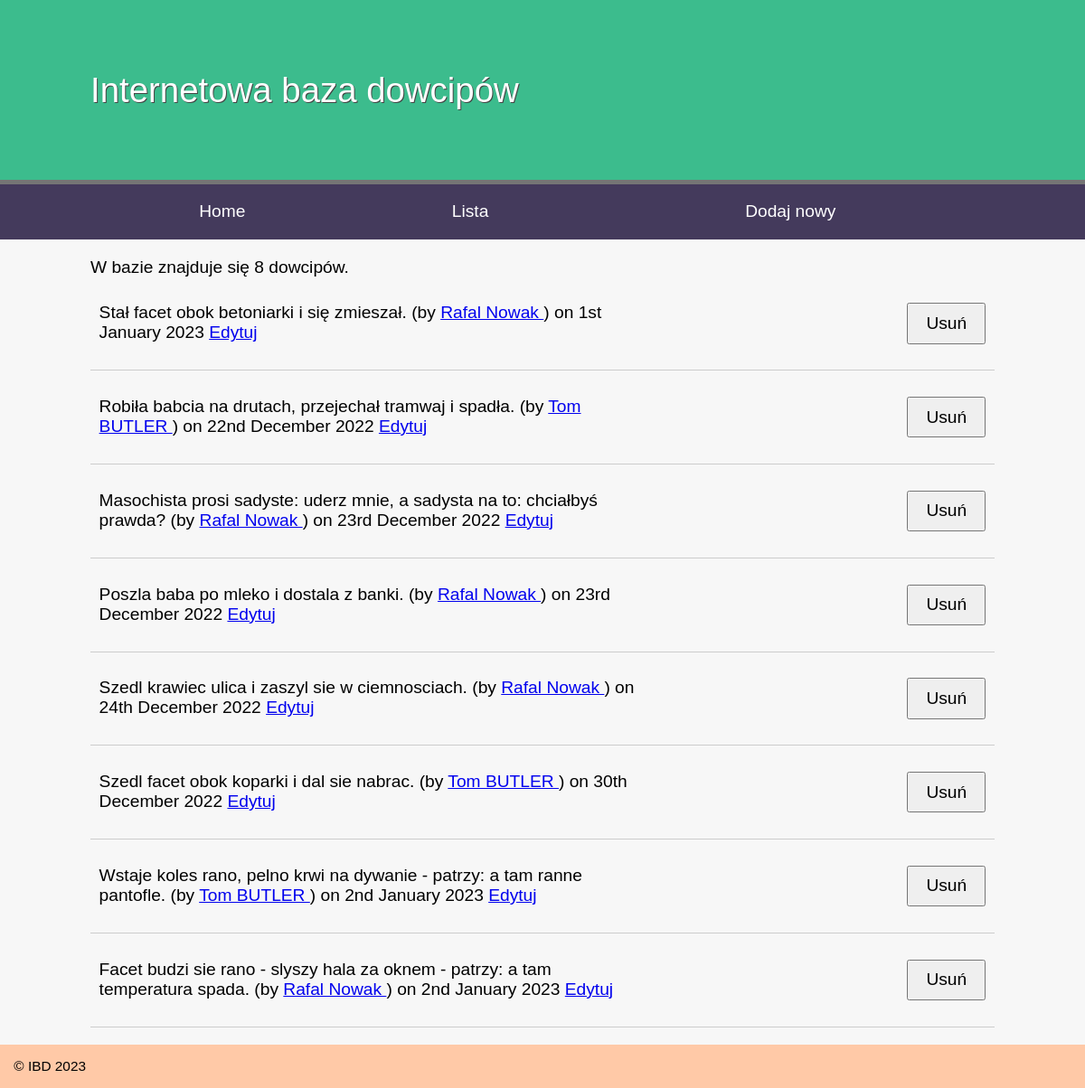
/default/public/jokes.php, run on the app's committed database.
### tables this page shows
CREATE TABLE `joke` (
  `id` int(11) NOT NULL AUTO_INCREMENT,
  `joketext` text DEFAULT NULL,
  `jokedate` date DEFAULT NULL,
  `authorid` int(11) DEFAULT NULL,
  PRIMARY KEY (`id`)
);

### default/public/jokes.php (called while the page is built, shortened)
<?php
try {
    include __DIR__.'/../includes/DatabaseConnection.php';
    include __DIR__.'/../includes/DatabaseFunctions.php';
    $results = findAll($pdo, 'joke');
    $jokes = [];
    foreach($results as $joke) {
        $author = find($pdo, 'author', 'id', $joke['authorid'])[0];
        $jokes[] = [
            'id' => $joke['id'],
            'joketext' => $joke['joketext'],
            'jokedate' => $joke['jokedate'],
            'name' => $author['name'],
            'email' => $author['email']
        ];
    }
    $totalJokes = total($pdo, 'joke');
    include __DIR__.'/../templates/jokes.html.php';
    $output = ob_get_clean();
} catch (PDOException $e) {
    $title = 'Wystąpił błąd';
    $output = 'Błąd bazy danych'.$e->getMessage().' w pliku: '.$e->getFile().' w linii: '.$e->getLine();
}
include __DIR__.'/../templates/layout.html.php';

### default/includes/DatabaseFunctions.php (called while the page is built, shortened)
<?php
function findAll($pdo, $table)
{
    $stsm = $pdo->prepare('SELECT * FROM `'.$table.'`');
    $stsm->execute();
    return $stsm->fetchAll();
}
function find($pdo, $table, $field, $value)
{
    $query = 'SELECT * FROM `'.$table.'` WHERE `'.$field.'` = :value';
    $values = [
        'value' => $value
    ];
    $stsm = $pdo->prepare($query);
    $stsm->execute($values);
    return $stsm->fetchAll();
}
function total($pdo, $table)
{
    $stsm = $pdo->prepare('SELECT COUNT(*) FROM `'.$table.'`');
    $stsm->execute();
    $row = $stsm->fetch();
    return $row[0];
}

### default/templates/jokes.html.php (the view, shortened to what this page needs)
<p>W bazie znajduje się <?=$totalJokes?> dowcipów.</p>
<?php foreach($jokes as $joke): ?>
    <blockquote>
        <p>
        <?=htmlspecialchars($joke['joketext'], ENT_QUOTES, 'UTF-8')?>
        (by <a href="mailto:<?=htmlspecialchars($joke['email'], ENT_QUOTES, 'UTF-8')?>">
            <?=htmlspecialchars($joke['name'], ENT_QUOTES, 'UTF-8')?>
        </a>) on
        <?php
            $date = new DateTime($joke['jokedate']);
            echo $date->format('jS F Y');
        ?>
        <a href="editjoke.php?id=<?=$joke['id']?>">Edytuj</a>
        <form action="deletejoke.php" method="POST">
            <input type="submit" value="Usuń" />
        </form>
        </p>
    </blockquote>
<?php endforeach; ?>

### default/templates/layout.html.php (shortened to what this page needs)
<!DOCTYPE html>
<html lang="en">
<head>
    <link rel="stylesheet" href="style.css">
</head>
<body>
    <header>
        <h1>Internetowa baza dowcipów</h1>
    </header>
    <nav>
        <ul>
            <li><a href="index.php">Home</a></li>
            <li><a href="jokes.php">Lista</a></li>
            <li><a href="editjoke.php">Dodaj nowy</a></li>
        </ul>
    </nav>
    <main>
        <?=$output?>
    </main>
    <footer>
        &copy; IBD 2023
    </footer>
</body>
</html>

### default/public/style.css (style rules this page uses)
* { margin: 0; padding: 0; }
body { font-family: Arial, Helvetica, Sans-serif; }
header { display: block; background-color: #3cbc8d; padding: 20px; border-bottom: 5px solid #757575; }
h1 { font-weight: normal; padding: 1.5em; color: white; text-shadow: 1px 1px 0px #444; width: 1000px; margin: auto; }
nav { background-color: #443A5C; }
nav a { color: white; text-decoration: none; }
nav ul { display: table; width: 1000px; margin: auto; }
nav li { display: table-cell; text-align: center; padding: 1em; }
main { overflow: auto; min-height: 30vh; background-color: #f7f7f7; width: 1000px; margin: auto; box-shadow: -1000px 0 0 #f7f7f7, 1000px 0 0 #f7f7f7; padding-top: 20px; }
footer { padding: 1em; background-color: #FFC9A7 ; font-size: 0.8em; }
p { margin-bottom: 1em; }
body { font-size: 1.2em; font-family: arial, helvetica, sans-serif }
input, label, select, textarea { float: left; width: 15em; margin-bottom: 1em; padding: 0.5em; }
input[type="submit"] { margin-left: 15em; width: auto; padding: 0.5em 1em; clear: both; font-size: 1em; }
form { overflow: auto; clear: both; display: block; }
blockquote { display: table; margin-bottom: 1em; border-bottom: 1px solid #ccc; padding: 0.5em; }
blockquote p { display: table-cell; width: 90%; vertical-align: top; }
blockquote form { display: table-cell; width: 10%; }

### data on the page
joke: joketext "Masochista prosi sadyste: uderz mnie, a sadysta na to: chciałbyś prawda?", name "Rafal Nowak", jokedate "23rd December 2022"
joke: joketext "Poszla baba po mleko i dostala z banki.", name "Rafal Nowak", jokedate "23rd December 2022"
joke: joketext "Szedl krawiec ulica i zaszyl sie w ciemnosciach.", name "Rafal Nowak", jokedate "24th December 2022"
joke: joketext "Szedl facet obok koparki i dal sie nabrac.", name "Tom BUTLER", jokedate "30th December 2022"
joke: joketext "Wstaje koles rano, pelno krwi na dywanie - patrzy: a tam ranne pantofle.", name "Tom BUTLER", jokedate "2nd January 2023"
joke: joketext "Facet budzi sie rano - slyszy hala za oknem - patrzy: a tam temperatura spada.", name "Rafal Nowak", jokedate "2nd January 2023"

### other printed values
$totalJokes "8"
$joke['joketext'] "Stał facet obok betoniarki i się zmieszał."
$joke['name'] "Rafal Nowak"
$date->format('jS F Y') "1st January 2023"
$joke['joketext'] "Robiła babcia na drutach, przejechał tramwaj i spadła."
$joke['name'] "Tom BUTLER"
$date->format('jS F Y') "22nd December 2022"
